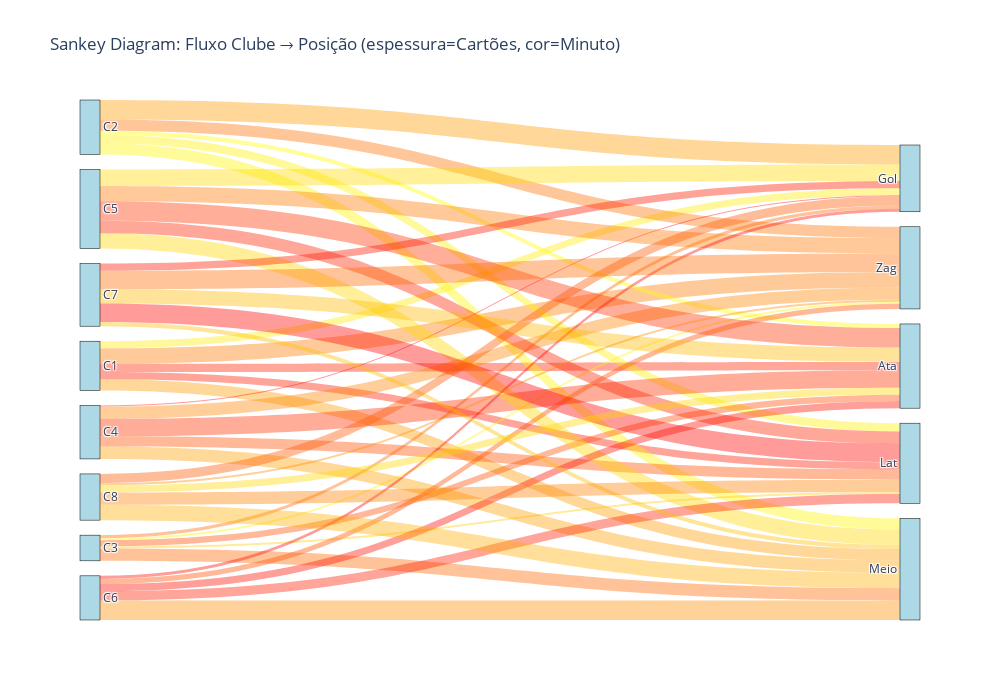

Write notebook code for a chart like this one.
### Code cell
import plotly.graph_objects as go
import numpy as np
import pandas as pd

# Preparar dados agregados
np.random.seed(42)
clubes = [f'C{i}' for i in range(1, 9)]
posicoes = ['Gol', 'Zag', 'Meio', 'Ata', 'Lat']

# Criar matriz de conexões
n = len(clubes)
m = len(posicoes)
matrix = np.random.randint(1, 20, size=(n, m))

# Converter para formato de links
source = []
target = []
value = []
minuto_medio = []

for i, clube in enumerate(clubes):
    for j, pos in enumerate(posicoes):
        if matrix[i, j] > 0:
            source.append(clube)
            target.append(pos)
            value.append(matrix[i, j])
            minuto_medio.append(np.random.randint(0, 91))

df_links = pd.DataFrame({
    'source': source,
    'target': target,
    'value': value,
    'minuto': minuto_medio
})

# Criar lista de nós únicos
all_nodes = list(set(source + target))
node_dict = {node: idx for idx, node in enumerate(all_nodes)}

# Converter para índices
df_links['source_idx'] = df_links['source'].map(node_dict)
df_links['target_idx'] = df_links['target'].map(node_dict)

# Criar Sankey (melhor que chord para este caso)
fig = go.Figure(data=[go.Sankey(
    node=dict(
        pad=15,
        thickness=20,
        line=dict(color='black', width=0.5),
        label=all_nodes,
        color='lightblue'
    ),
    link=dict(
        source=df_links['source_idx'],
        target=df_links['target_idx'],
        value=df_links['value'],
        color=['rgba(255,' + str(int(255*(1-m/90))) + ',0,0.4)' 
               for m in df_links['minuto']],
        customdata=df_links['minuto'],
        hovertemplate='%{source.label} → %{target.label}<br>'+
                      'Cartões: %{value}<br>Minuto médio: %{customdata}<extra></extra>'
    )
)])

fig.update_layout(
    title='Sankey Diagram: Fluxo Clube → Posição (espessura=Cartões, cor=Minuto)',
    height=700,
    width=1000
)

fig.show()

### Figure 1 — Plotly figure (JSON) as saved in the notebook; plotly's stock layout.template omitted (floating-point values rounded to 4 significant figures)
{"data": [{"link": {"color": ["rgba(255,235,0,0.4)", "rgba(255,124,0,0.4)", "rgba(255,158,0,0.4)", "rgba(255,36,0,0.4)", "rgba(255,28,0,0.4)", "rgba(255,155,0,0.4)", "rgba(255,116,0,0.4)", "rgba(255,246,0,0.4)", "rgba(255,252,0,0.4)", "rgba(255,240,0,0.4)", "rgba(255,104,0,0.4)", "rgba(255,246,0,0.4)", "rgba(255,104,0,0.4)", "rgba(255,79,0,0.4)", "rgba(255,206,0,0.4)", "rgba(255,2,0,0.4)", "rgba(255,133,0,0.4)", "rgba(255,161,0,0.4)", "rgba(255,48,0,0.4)", "rgba(255,82,0,0.4)", "rgba(255,218,0,0.4)", "rgba(255,121,0,0.4)", "rgba(255,215,0,0.4)", "rgba(255,53,0,0.4)", "rgba(255,36,0,0.4)", "rgba(255,11,0,0.4)", "rgba(255,82,0,0.4)", "rgba(255,144,0,0.4)", "rgba(255,16,0,0.4)", "rgba(255,31,0,0.4)", "rgba(255,25,0,0.4)", "rgba(255,107,0,0.4)", "rgba(255,189,0,0.4)", "rgba(255,184,0,0.4)", "rgba(255,5,0,0.4)", "rgba(255,87,0,0.4)", "rgba(255,141,0,0.4)", "rgba(255,175,0,0.4)", "rgba(255,215,0,0.4)", "rgba(255,130,0,0.4)"], "customdata": [7, 46, 34, 77, 80, 35, 49, 3, 1, 5, 53, 3, 53, 62, 17, 89, 43, 33, 73, 61, 13, 47, 14, 71, 77, 86, 61, 39, 84, 79, 81, 52, 23, 25, 88, 59, 40, 28, 14, 44], "hovertemplate": "%{source.label} → %{target.label}<br>Cartões: %{value}<br>Minuto médio: %{customdata}<extra></extra>", "source": [0, 0, 0, 0, 0, 12, 12, 12, 12, 12, 11, 11, 11, 11, 11, 8, 8, 8, 8, 8, 1, 1, 1, 1, 1, 10, 10, 10, 10, 10, 7, 7, 7, 7, 7, 6, 6, 6, 6, 6], "target": [2, 3, 9, 4, 5, 2, 3, 9, 4, 5, 2, 3, 9, 4, 5, 2, 3, 9, 4, 5, 2, 3, 9, 4, 5, 2, 3, 9, 4, 5, 2, 3, 9, 4, 5, 2, 3, 9, 4, 5], "value": [7, 15, 11, 8, 7, 19, 11, 11, 4, 8, 3, 2, 12, 6, 2, 1, 12, 12, 17, 10, 16, 15, 15, 19, 12, 3, 5, 19, 7, 9, 7, 18, 4, 14, 18, 9, 2, 15, 7, 12]}, "node": {"color": "lightblue", "label": ["C1", "C5", "Gol", "Zag", "Ata", "Lat", "C8", "C7", "C4", "Meio", "C6", "C3", "C2"], "line": {"color": "black", "width": 0.5}, "pad": 15, "thickness": 20}, "type": "sankey"}], "layout": {"height": 700, "title": {"text": "Sankey Diagram: Fluxo Clube → Posição (espessura=Cartões, cor=Minuto)"}, "width": 1000}}
